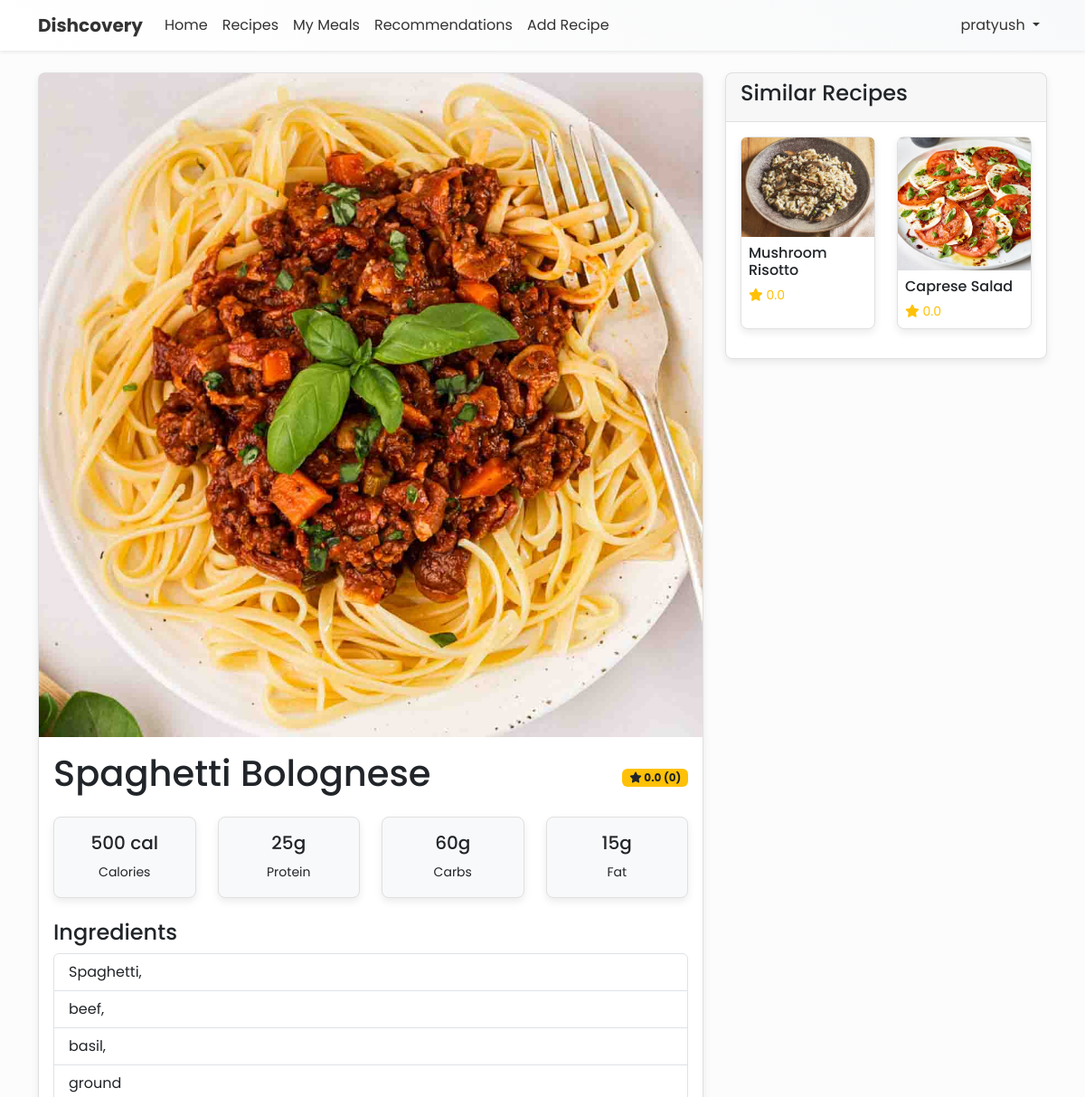
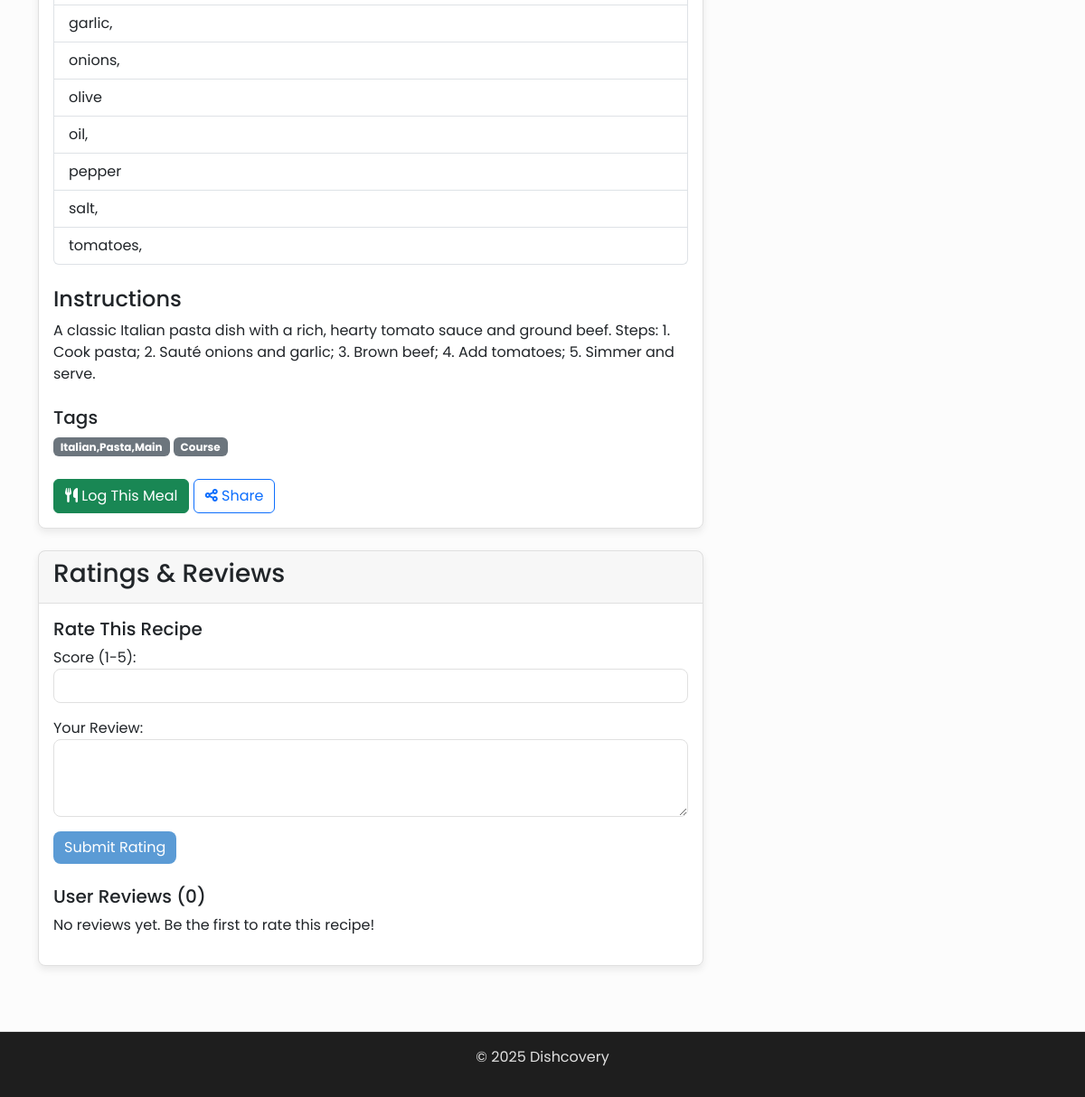
The app's page /recipes/1/ (signed in) with its own data (2 pictures, top to bottom).
### core/models.py (models this page shows, shortened)
class User(AbstractUser):
    is_admin = models.BooleanField(default=False)

class Recipe(models.Model):
    id = models.AutoField(primary_key=True)
    name = models.CharField(max_length=30)
    recipe = models.TextField()
    author = models.ForeignKey(User, on_delete=models.CASCADE, related_name='created_recipes')
    cooking_time = models.IntegerField(help_text="Cooking time in minutes")
    image = models.ImageField(upload_to='recipes/', blank=True, null=True)
    protein = models.FloatField()
    carbs = models.FloatField()
    fat = models.FloatField()
    calories = models.FloatField()
    ingredients = models.TextField()
    tags = models.TextField(help_text="Comma separated tags")
    def get_average_rating(self):
        ratings = self.ratings.all()
        if ratings:
            return sum(rating.score for rating in ratings) / len(ratings)
        return 0

### core/views.py (the view)
# urls.py: path('recipes/<int:pk>/', views.RecipeDetailView.as_view(), name='recipe_detail'),
class RecipeDetailView(DetailView):
    model = Recipe
    template_name = 'recipes/recipe_detail.html'
    context_object_name = 'recipe'
    def get_context_data(self, **kwargs):
        context = super().get_context_data(**kwargs)
        recipe = self.get_object()
        if self.request.user.is_authenticated:
            user_rating = Rating.objects.filter(
                user=self.request.user,
                recipe=recipe
            ).first()
            if user_rating:
                context['rating_form'] = RatingForm(instance=user_rating)
                context['user_rating'] = user_rating
            else:
                context['rating_form'] = RatingForm()
        context['ratings'] = recipe.ratings.all().order_by('-rated_at')
        context['meal_form'] = MealLogForm(initial={'recipe': recipe})
        recipe_tags = recipe.tags.split(',')
        similar_recipes = Recipe.objects.filter(
            tags__icontains=recipe_tags[0]
        ).exclude(id=recipe.id)[:4]
        context['similar_recipes'] = similar_recipes
        return context

### core/forms.py
class RatingForm(forms.ModelForm):
    class Meta:
        model = Rating
        fields = ['score', 'comment']
        widgets = {
            'score': forms.NumberInput(attrs={'min': 1, 'max': 5, 'step': 0.5}),
            'comment': forms.Textarea(attrs={'rows': 3})
        }

class MealLogForm(forms.ModelForm):
    class Meta:
        model = Meal
        fields = ['recipe']

### core/templates/recipes/recipe_detail.html (shortened to what this page needs)
{% extends 'base.html' %}
{% block content %}
<div class="row">
    <div class="col-md-8">
        <div class="card mb-4">
            {% if recipe.image %}
                <img src="{{ recipe.image.url }}" class="card-img-top" alt="{{ recipe.name }}">
            {% endif %}
            <div class="card-body">
                <div class="d-flex justify-content-between align-items-center mb-3">
                    <h1 class="card-title">{{ recipe.name }}</h1>
                    <div>
                        <span class="badge bg-warning text-dark">
                            <i class="fas fa-star"></i> {{ recipe.get_average_rating|floatformat:1 }} ({{ recipe.ratings.count }})
                        </span>
                    </div>
                </div>
                <div class="row mb-4">
                    <div class="col">
                        <div class="card bg-light">
                            <div class="card-body text-center">
                                <h5>{{ recipe.calories|floatformat }} cal</h5>
                                <small>Calories</small>
                            </div>
                        </div>
                    </div>
                    <div class="col">
                        <div class="card bg-light">
                            <div class="card-body text-center">
                                <h5>{{ recipe.protein|floatformat }}g</h5>
                                <small>Protein</small>
                            </div>
                        </div>
                    </div>
                    <div class="col">
                        <div class="card bg-light">
                            <div class="card-body text-center">
                                <h5>{{ recipe.carbs|floatformat }}g</h5>
                                <small>Carbs</small>
                            </div>
                        </div>
                    </div>
                    <div class="col">
                        <div class="card bg-light">
                            <div class="card-body text-center">
                                <h5>{{ recipe.fat|floatformat }}g</h5>
                                <small>Fat</small>
                            </div>
                        </div>
                    </div>
                </div>
                <h4>Ingredients</h4>
                <ul class="list-group mb-4">
                    {% for ingredient in recipe.ingredients.split|dictsort:0 %}
                        <li class="list-group-item">{{ ingredient }}</li>
                    {% endfor %}
                </ul>
                <h4>Instructions</h4>
                <div class="mb-4">
                    {{ recipe.recipe|linebreaks }}
                </div>
                <div class="mb-3">
                    <h5>Tags</h5>
                    {% for tag in recipe.tags.split %}
                        <a href="{% url 'recipe_list' %}?tags={{ tag }}" class="badge bg-secondary text-decoration-none">{{ tag }}</a>
                    {% endfor %}
                </div>
                <div class="d-flex justify-content-between mt-4">
                    <div>
                        <a href="{% url 'log_meal_with_recipe' recipe.id %}" class="btn btn-success">
                            <i class="fas fa-utensils"></i> Log This Meal
                        </a>
                        <a href="{% url 'share_recipe' recipe.id %}" class="btn btn-outline-primary" target="_blank">
                            <i class="fas fa-share-alt"></i> Share
                        </a>
                    </div>
                </div>
            </div>
        </div>
        <div class="card mb-4">
            <div class="card-header">
                <h3>Ratings & Reviews</h3>
            </div>
            <div class="card-body">
                {% if user.is_authenticated %}
                    <div class="mb-4">
                        <h5>{% if user_rating %}Update Your Rating{% else %}Rate This Recipe{% endif %}</h5>
                        <form method="post" action="{% url 'rate_recipe' recipe.id %}">
                            <div class="mb-3">
                                <label for="id_score">Score (1-5):</label>
                                <input type="number" min="1" max="5" step="0.5" name="score" id="id_score" class="form-control"
                                    {% if user_rating %}value="{{ user_rating.score }}"{% endif %} required>
                            </div>
                            <div class="mb-3">
                                <label for="id_comment">Your Review:</label>
                                <textarea name="comment" id="id_comment" rows="3" class="form-control">{% if user_rating %}{{ user_rating.comment }}{% endif %}</textarea>
                            </div>
                            <button type="submit" class="btn btn-primary">Submit Rating</button>
                        </form>
                    </div>
                {% endif %}
                <h5>User Reviews ({{ ratings.count }})</h5>
                {% if ratings %}
                    <div class="list-group">
                        {% for rating in ratings %}
                            <div class="list-group-item">
                                <div class="d-flex justify-content-between">
                                    <h6 class="mb-1">{{ rating.user.username }}</h6>
                                    <small class="text-muted">{{ rating.rated_at|date }}</small>
                                </div>
                                <div class="mb-2">
                                    {% for i in "12345"|make_list %}
                                        {% if forloop.counter <= rating.score %}
                                            <i class="fas fa-star text-warning"></i>
                                        {% elif forloop.counter <= rating.score|add:"0.5" %}
                                            <i class="fas fa-star-half-alt text-warning"></i>
                                        {% else %}
                                            <i class="far fa-star text-warning"></i>
                                        {% endif %}
                                    {% endfor %}
                                    <span class="ms-2">{{ rating.score }}</span>
                                </div>
                                {% if rating.comment %}
                                    <p class="mb-1">{{ rating.comment }}</p>
                                {% endif %}
                            </div>
                        {% endfor %}
                    </div>
                {% else %}
                    <p>No reviews yet. Be the first to rate this recipe!</p>
                {% endif %}
            </div>
        </div>
    </div>
    <div class="col-md-4">
        <div class="card mb-4">
            <div class="card-header">
                <h4>Similar Recipes</h4>
            </div>
            <div class="card-body">
                {% if similar_recipes %}
                    <div class="row">
                        {% for similar in similar_recipes %}
                            <div class="col-6 mb-3">
                                <a href="{% url 'recipe_detail' similar.id %}" class="text-decoration-none">
                                    <div class="card h-100">
                                        {% if similar.image %}
                                            <img src="{{ similar.image.url }}" class="card-img-top" alt="{{ similar.name }}">
                                        {% endif %}
                                        <div class="card-body p-2">
                                            <h6 class="card-title">{{ similar.name }}</h6>
                                            <div class="small text-warning">
                                                <i class="fas fa-star"></i> {{ similar.get_average_rating|floatformat:1 }}
                                            </div>
                                        </div>
                                    </div>
                                </a>
                            </div>
                        {% endfor %}
                    </div>
                {% else %}
                    <p>No similar recipes found.</p>
                {% endif %}
            </div>
        </div>
    </div>
</div>
{% endblock %}

### core/templates/base.html (shortened to what this page needs)
{% load static %}
{% load widget_tweaks %}
<!DOCTYPE html>
<html lang="en">
<head>
  <link href="https://cdn.jsdelivr.net/npm/bootstrap@5.3.0/dist/css/bootstrap.min.css" rel="stylesheet">
  <link rel="stylesheet" href="https://cdnjs.cloudflare.com/ajax/libs/font-awesome/6.0.0/css/all.min.css">
  <link rel="stylesheet" href="{% static 'dark-theme.css' %}">
</head>
<body>
  <nav class="navbar navbar-expand-lg navbar-light shadow-sm" style="background: linear-gradient(45deg, #ffffff, #f8f9fa);">
    <div class="container">
      <a class="navbar-brand fw-bold" href="{% url 'home' %}">Dishcovery</a>
      <div class="collapse navbar-collapse" id="navbarNav">
        <ul class="navbar-nav me-auto">
          <li class="nav-item">
            <a class="nav-link" href="{% url 'home' %}">Home</a>
          </li>
          <li class="nav-item">
            <a class="nav-link" href="{% url 'recipe_list' %}">Recipes</a>
          </li>
          {% if user.is_authenticated %}
          <li class="nav-item">
            <a class="nav-link" href="{% url 'meal_list' %}">My Meals</a>
          </li>
          <li class="nav-item">
            <a class="nav-link" href="{% url 'recommendations' %}">Recommendations</a>
          </li>
          <li class="nav-item">
            <a class="nav-link" href="{% url 'recipe_create' %}">Add Recipe</a>
          </li>
          {% endif %}
        </ul>
        <ul class="navbar-nav">
          {% if user.is_authenticated %}
          <li class="nav-item dropdown">
            <a class="nav-link dropdown-toggle" href="#" id="navbarDropdown" role="button" data-bs-toggle="dropdown">
              {{ user.username }}
            </a>
          </li>
          {% endif %}
        </ul>
      </div>
    </div>
  </nav>
  <div class="container mt-4">
    {% block content %}{% endblock %}
  </div>
  <footer class="mt-5 py-3" style="background: #1e1e1e; color: #e0e0e0;">
    <div class="container text-center">
      <p>© {% now "Y" %} Dishcovery</p>
    </div>
  </footer>
</body>
</html>

### dishcovery/static/dark-theme.css (style rules this page uses)
:root { --light-bg: #fcfcfc; --light-surface: #ffffff; --light-card: #ffffff; --light-hover: #f0f0f0; --light-text: #333333; --light-text-secondary: #666666; --light-border: #e0e0e0; --light-primary: #5b9bd5; --light-primary-hover: #4a8ac4; --light-success: #28a745; --light-warning: #ffc107; --light-danger: #dc3545; --light-info: #17a2b8; --border-radius: 8px; --transition-speed: 0.3s; }
body { background-color: var(--light-bg); color: var(--light-text); font-family: 'Poppins', sans-serif; }
.navbar { background-color: var(--light-surface) !important; box-shadow: 0 4px 12px rgba(0, 0, 0, 0.08); }
.navbar-brand, .nav-link { color: var(--light-text) !important; transition: color var(--transition-speed); }
.card { background-color: var(--light-card); border: 1px solid var(--light-border); border-radius: var(--border-radius); box-shadow: 0 4px 8px rgba(0, 0, 0, 0.08); transition: transform var(--transition-speed), box-shadow var(--transition-speed); }
.card-header, .card-footer { background-color: rgba(0, 0, 0, 0.03); border-bottom: 1px solid var(--light-border); }
.btn-primary { background-color: var(--light-primary); border: none; border-radius: var(--border-radius); transition: background-color var(--transition-speed); }
.form-control, .form-select { background-color: var(--light-surface); border: 1px solid var(--light-border); border-radius: var(--border-radius); color: var(--light-text); }
footer { border-top: 1px solid var(--light-border); }

### core/templates/base.html (style rules this page uses)
body { font-family: 'Poppins', sans-serif; }

### records on screen
User: username "pratyush"
Recipe: image (picture), name "Spaghetti Bolognese", get_average_rating "0.0", ratings.count "0", calories "500", protein "25", carbs "60", fat "15", recipe "A classic Italian pasta dish with a rich, hearty tomato sauce and ground beef. Steps: 1. Cook pasta; 2. Sauté onions and garlic; 3. Brown beef; 4. Add tomatoes; 5. Simmer and serve."
Recipe: image (picture), name "Mushroom Risotto", get_average_rating "0.0"
Recipe: image (picture), name "Caprese Salad", get_average_rating "0.0"

### other values on screen
{{ ingredient }} "Spaghetti," "beef," "basil," "ground" "garlic," "onions," "olive" "oil," "pepper" "salt," "tomatoes,"
{{ tag }} "Italian,Pasta,Main" "Course"
{{ ratings.count }} "0"
